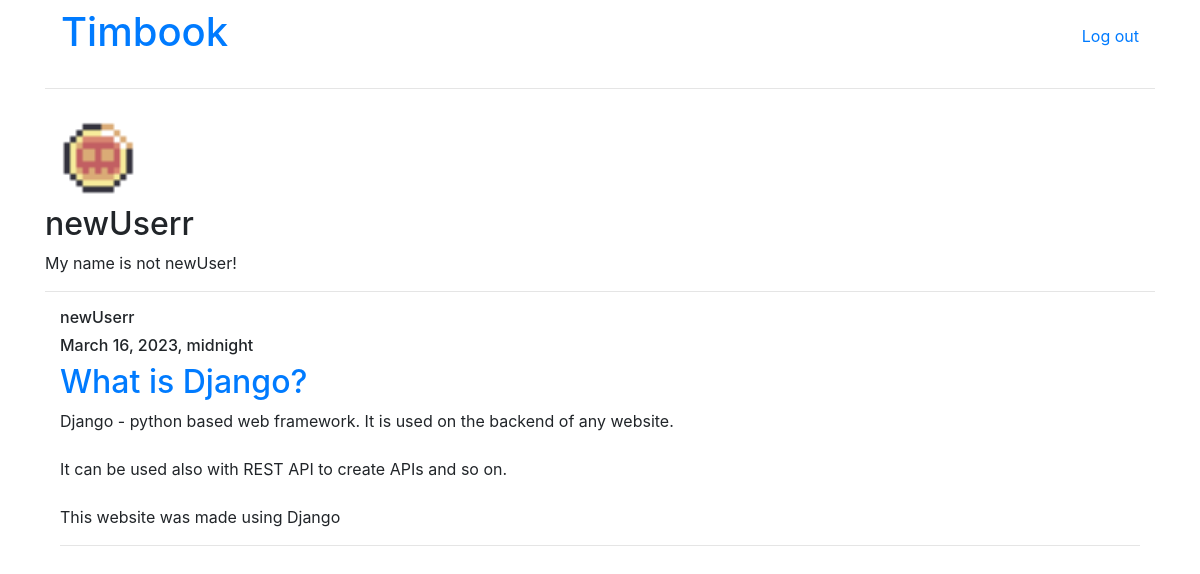
Page /users/newUserr/ on the committed database.
### users/models.py (models this page shows, shortened)
class Profile(models.Model):
    user = models.OneToOneField(User, on_delete=models.CASCADE)
    image = models.ImageField(default="default.jpg", upload_to="profile_pics")
    bio = models.TextField(blank=True)

### newsfeed/models.py (models this page shows, shortened)
class Post(models.Model):
    author = models.ForeignKey(User, on_delete=models.CASCADE)
    title = models.CharField(max_length=100)
    content = models.TextField()
    date_posted = models.DateTimeField(default=timezone.now)

### users/views.py (the view)
# urls.py: path('<str:username>/', UserPostListView.as_view(), name="profile"),
class UserPostListView(ListView):
    model = Post
    template_name = "users/profile.html"
    context_object_name = "posts"
    def get_queryset(self):
        user = get_object_or_404(User, username=self.kwargs.get('username'))
        return Post.objects.filter(author=user).order_by('-date_posted')
    def get_context_data(self, **kwargs):
        context = super().get_context_data(**kwargs)
        username = self.kwargs['username']
        user = get_object_or_404(User, username=username)
        context['profile_user'] = user
        return context

### users/templates/users/profile.html (shortened to what this page needs)
{%  extends "newsfeed/layout.html" %}
{% block body %}
    <div class="navbar">
        <a href="{% url 'newsfeed:main' %}"><h1>Timbook</h1></a>
        <a href="{% url 'users:logout' %}">Log out</a>
    </div>
    <hr>
    <img src="{{ profile_user.profile.image.url }}" width="100px">
    <h2>{{ profile_user.username }}</h2>
    <p>{{ profile_user.profile.bio|linebreaksbr|add:' '|safe }}</p>
    <hr>
    {% for post in posts %}
        <div class="container">
            <h6>{{ post.author }}</h6>
            <h6>{{ post.date_posted }}</h6>
            <a href="{% url 'newsfeed:post_detail' post.id %}"><h2>{{ post.title }}</h2></a>
            <p>{{ post.content|linebreaksbr|add:' '|safe }}</p>
            <hr>
        </div>
    {% endfor %}
{% endblock %}

### rows in the picture
Post: author "newUserr", date_posted "March 16, 2023, midnight", title "What is Django?", content|add "Django - python based web framework. It is used on the backend of any website. It can be used also with REST API to create APIs and so on. This website was made using Django"

### other values in the picture
{{ profile_user.username }} "newUserr"
{{ profile_user.profile.bio|linebreaksbr|add:' '|safe }} "My name is not newUser!"
